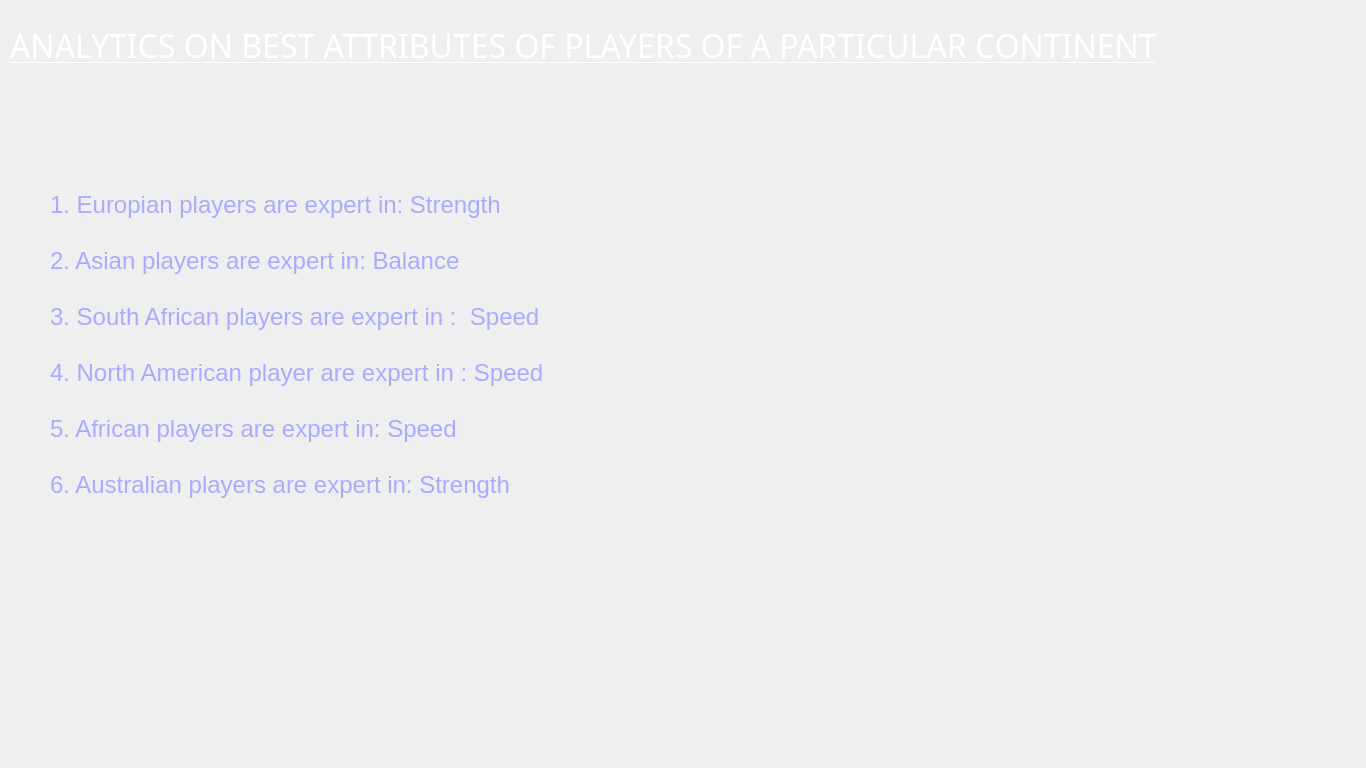
<?xml version="1.0" encoding="UTF-8"?>
<ui version="4.0">
 <class>analysis3</class>
 <widget class="QDialog" name="analysis3">
  <property name="geometry">
   <rect>
    <x>0</x>
    <y>0</y>
    <width>1366</width>
    <height>768</height>
   </rect>
  </property>
  <property name="windowTitle">
   <string>Analytics on best attributes of players of a particular continent</string>
  </property>
  <widget class="QLabel" name="background">
   <property name="geometry">
    <rect>
     <x>0</x>
     <y>0</y>
     <width>1366</width>
     <height>768</height>
    </rect>
   </property>
   <property name="text">
    <string/>
   </property>
   <property name="pixmap">
    <pixmap resource="resources.qrc">:/background4.jpg</pixmap>
   </property>
   <property name="scaledContents">
    <bool>true</bool>
   </property>
  </widget>
  <widget class="QLabel" name="label">
   <property name="geometry">
    <rect>
     <x>10</x>
     <y>20</y>
     <width>1331</width>
     <height>51</height>
    </rect>
   </property>
   <property name="font">
    <font>
     <family>ErgoeExtrabold</family>
     <pointsize>24</pointsize>
     <underline>true</underline>
    </font>
   </property>
   <property name="styleSheet">
    <string notr="true">color: rgb(255, 255, 255);</string>
   </property>
   <property name="text">
    <string>ANALYTICS ON BEST ATTRIBUTES OF PLAYERS OF A PARTICULAR CONTINENT</string>
   </property>
  </widget>
  <widget class="QLabel" name="label_2">
   <property name="geometry">
    <rect>
     <x>50</x>
     <y>160</y>
     <width>521</width>
     <height>371</height>
    </rect>
   </property>
   <property name="text">
    <string>&lt;!DOCTYPE HTML PUBLIC &quot;-//W3C//DTD HTML 4.0//EN&quot; &quot;http://www.w3.org/TR/REC-html40/strict.dtd&quot;&gt;
&lt;html&gt;&lt;head&gt;&lt;meta name=&quot;qrichtext&quot; content=&quot;1&quot; /&gt;&lt;style type=&quot;text/css&quot;&gt;
p, li { white-space: pre-wrap; }
&lt;/style&gt;&lt;/head&gt;&lt;body style=&quot; font-family:'MS Shell Dlg 2'; font-size:8pt; font-weight:400; font-style:normal;&quot;&gt;
&lt;p style=&quot; margin-top:0px; margin-bottom:0px; margin-left:0px; margin-right:0px; -qt-block-indent:0; text-indent:0px;&quot;&gt;&lt;span style=&quot; font-size:18pt; color:#aaaaff;&quot;&gt;1. Europian players are expert in: Strength&lt;/span&gt;&lt;/p&gt;
&lt;p style=&quot;-qt-paragraph-type:empty; margin-top:0px; margin-bottom:0px; margin-left:0px; margin-right:0px; -qt-block-indent:0; text-indent:0px; font-size:18pt; color:#aaaaff;&quot;&gt;&lt;br /&gt;&lt;/p&gt;
&lt;p style=&quot; margin-top:0px; margin-bottom:0px; margin-left:0px; margin-right:0px; -qt-block-indent:0; text-indent:0px;&quot;&gt;&lt;span style=&quot; font-size:18pt; color:#aaaaff;&quot;&gt;2. Asian players are expert in: Balance&lt;/span&gt;&lt;/p&gt;
&lt;p style=&quot;-qt-paragraph-type:empty; margin-top:0px; margin-bottom:0px; margin-left:0px; margin-right:0px; -qt-block-indent:0; text-indent:0px; font-size:18pt; color:#aaaaff;&quot;&gt;&lt;br /&gt;&lt;/p&gt;
&lt;p style=&quot; margin-top:0px; margin-bottom:0px; margin-left:0px; margin-right:0px; -qt-block-indent:0; text-indent:0px;&quot;&gt;&lt;span style=&quot; font-size:18pt; color:#aaaaff;&quot;&gt;3. South African players are expert in :  Speed&lt;/span&gt;&lt;/p&gt;
&lt;p style=&quot;-qt-paragraph-type:empty; margin-top:0px; margin-bottom:0px; margin-left:0px; margin-right:0px; -qt-block-indent:0; text-indent:0px; font-size:18pt; color:#aaaaff;&quot;&gt;&lt;br /&gt;&lt;/p&gt;
&lt;p style=&quot; margin-top:0px; margin-bottom:0px; margin-left:0px; margin-right:0px; -qt-block-indent:0; text-indent:0px;&quot;&gt;&lt;span style=&quot; font-size:18pt; color:#aaaaff;&quot;&gt;4. North American player are expert in : Speed&lt;/span&gt;&lt;/p&gt;
&lt;p style=&quot;-qt-paragraph-type:empty; margin-top:0px; margin-bottom:0px; margin-left:0px; margin-right:0px; -qt-block-indent:0; text-indent:0px; font-size:18pt; color:#aaaaff;&quot;&gt;&lt;br /&gt;&lt;/p&gt;
&lt;p style=&quot; margin-top:0px; margin-bottom:0px; margin-left:0px; margin-right:0px; -qt-block-indent:0; text-indent:0px;&quot;&gt;&lt;span style=&quot; font-size:18pt; color:#aaaaff;&quot;&gt;5. African players are expert in: Speed&lt;/span&gt;&lt;/p&gt;
&lt;p style=&quot;-qt-paragraph-type:empty; margin-top:0px; margin-bottom:0px; margin-left:0px; margin-right:0px; -qt-block-indent:0; text-indent:0px; font-size:18pt; color:#aaaaff;&quot;&gt;&lt;br /&gt;&lt;/p&gt;
&lt;p style=&quot; margin-top:0px; margin-bottom:0px; margin-left:0px; margin-right:0px; -qt-block-indent:0; text-indent:0px;&quot;&gt;&lt;span style=&quot; font-size:18pt; color:#aaaaff;&quot;&gt;6. Australian players are expert in: Strength&lt;/span&gt;&lt;/p&gt;&lt;/body&gt;&lt;/html&gt;</string>
   </property>
  </widget>
 </widget>
 <resources>
  <include location="resources.qrc"/>
 </resources>
 <connections/>
</ui>
